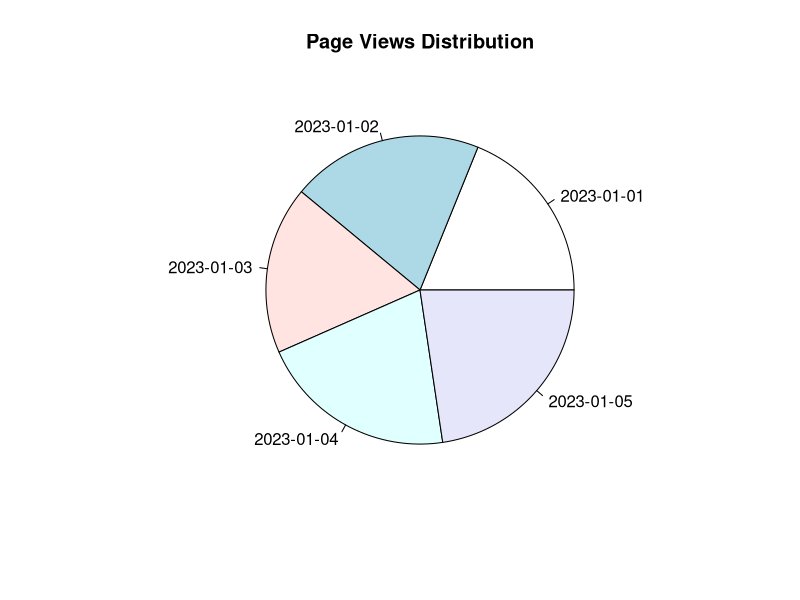

Generate this figure with R:
# Assuming your data frame is already defined as 'web_data'
web_data <- data.frame(
  Date = as.Date(c("2023-01-01", "2023-01-02", "2023-01-03", "2023-01-04", "2023-01-05")),
  Page_Views = c(1500, 1600, 1400, 1650, 1800),
  Click_through_Rate = c(2.3, 2.7, 2.0, 2.4, 2.6)
)

# Create a pie chart based on Page_Views
pie(web_data$Page_Views, labels = web_data$Date, main = "Page Views Distribution")
